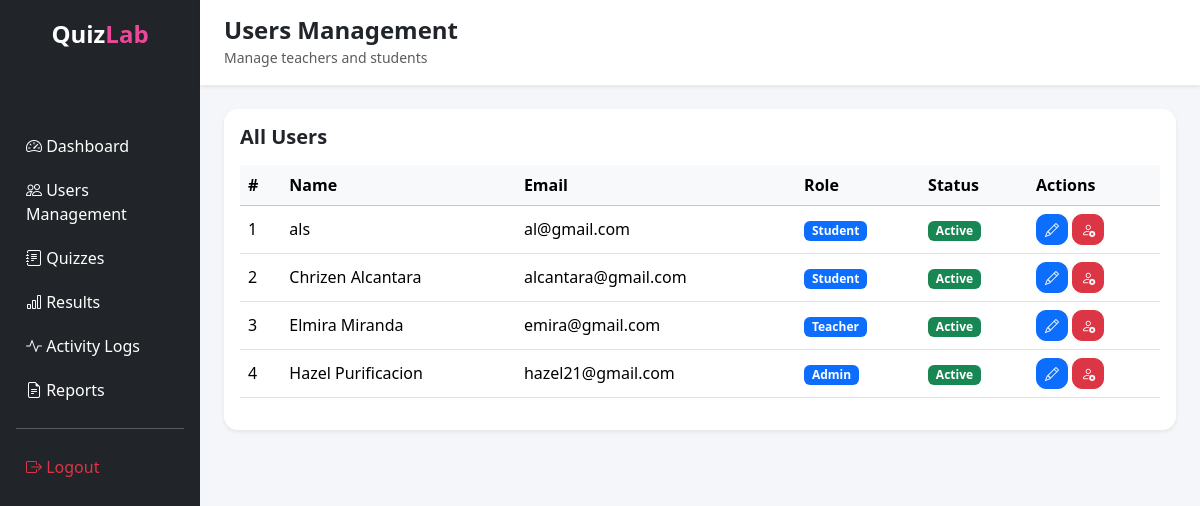
Page /frontend/admin/users.php (signed in) on the earlier database version.
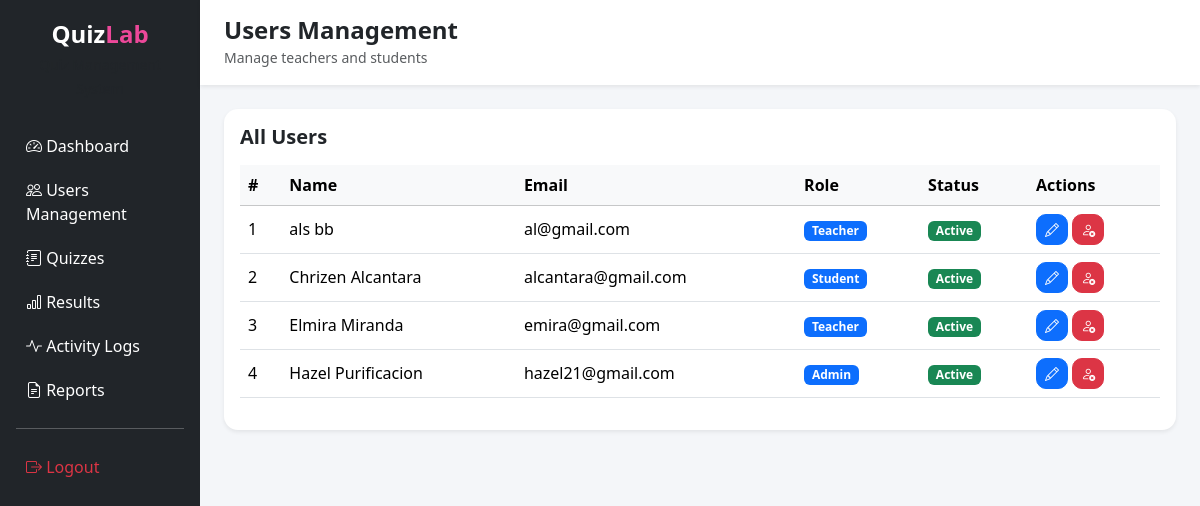
Same page on the later database version.
### tables this page shows
CREATE TABLE `users` (
  `user_id` int(11) NOT NULL,
  `firstname` varchar(50) NOT NULL,
  `middlename` varchar(50) DEFAULT NULL,
  `lastname` varchar(50) NOT NULL,
  `email` varchar(100) NOT NULL,
  `password` varchar(255) NOT NULL,
  `role` enum('admin','teacher','student') NOT NULL,
  `profile_picture` varchar(255) DEFAULT NULL,
  `status` enum('active','inactive') DEFAULT 'active',
  `created_at` timestamp NOT NULL DEFAULT current_timestamp()
);

### frontend/admin/users.php (the view, shortened to what the changed rows need)
<?php
require_once "../../backend/database.php";
$stmt = $pdo->query("SELECT * FROM users ORDER BY user_id DESC");
$users = $stmt->fetchAll(PDO::FETCH_ASSOC);
?>
<!DOCTYPE html>
<html lang="en">
<head>
    <link href="https://cdn.jsdelivr.net/npm/bootstrap@5.3.2/dist/css/bootstrap.min.css" rel="stylesheet">
    <link rel="stylesheet" href="https://cdn.jsdelivr.net/npm/bootstrap-icons@1.11.1/font/bootstrap-icons.css">
    <link rel="stylesheet" href="style.css">
</head>
<body style="background:#f4f6f9;">
    <div class="container-fluid">
        <div class="row">
            <div class="col-md-10 p-0">
                <div class="p-4">
                    <div class="card border-0 shadow-sm">
                        <div class="card-body">
                            <div class="table-responsive dashboard-scroll">
                                <table class="table table-hover align-middle">
                                    <thead class="table-light sticky-top">
                                        <tr>
                                            <th>#</th>
                                            <th>Name</th>
                                            <th>Email</th>
                                            <th>Role</th>
                                            <th>Status</th>
                                            <th>Actions</th>
                                        </tr>
                                    </thead>
                                    <tbody>
                                        <?php foreach ($users as $index => $user): ?>
                                            <tr>
                                                <td><?= $index + 1 ?></td>
                                                <td>
                                                    <?= htmlspecialchars($user['firstname']) ?>
                                                    <?= htmlspecialchars($user['lastname']) ?>
                                                </td>
                                                <td><?= htmlspecialchars($user['email']) ?></td>
                                                <td>
                                                    <span class="badge bg-primary">
                                                        <?= ucfirst($user['role']) ?>
                                                    </span>
                                                </td>
                                                <td>
                                                    <?php if ($user['status'] == 'active'): ?>
                                                        <span class="badge bg-success">
                                                            Active
                                                        </span>
                                                    <?php else: ?>
                                                        <span class="badge bg-danger">
                                                            Inactive
                                                        </span>
                                                    <?php endif; ?>
                                                </td>
                                                <td>
                                                    <button class="btn btn-sm btn-primary" data-bs-toggle="modal"
                                                        data-bs-target="#editModal<?= $user['user_id'] ?>">
                                                        <i class="bi bi-pencil"></i>
                                                    </button>
                                                    <?php if ($user['status'] == 'active'): ?>
                                                        <a href="../../backend/deactivate_user.php?id=<?= $user['user_id'] ?>"
                                                            class="btn btn-sm btn-danger">
                                                            <i class="bi bi-person-x"></i>
                                                        </a>
                                                    <?php endif; ?>
                                                </td>
                                            </tr>
                                        <?php endforeach; ?>
                                    </tbody>
                                </table>
                            </div>
                        </div>
                    </div>
                </div>
            </div>
        </div>
    </div>
</body>
</html>

Differences in the rows shown:
changed users "als": lastname (not shown) → "bb"; role "Student" → "Teacher"
